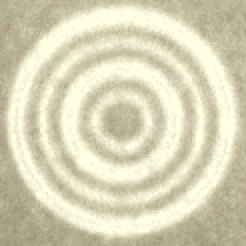
#> input picture historef/template/fiducial_mark.HnE_121.png, 123 x 123 px, given in place of sbcd-blue.png, which was not available (shown 2 times larger)
$ jupyter execute --allow-errors Automated_Georeferencing.ipynb   (text cells are left out)
#> lines starting #> are read from the running program, lines starting #| are printed output that depends on the picture; after the words box and inside, x2 and y2 are one past the last pixel; in counts of white or black regions, pixels touching at a corner belong together; pictures that were not available may be replaced by others from this repository, and a replacement may not be noted
[cell 1]
import sys
import numpy as np
from math import atan2, degrees, radians, cos, sin, sqrt

import cv2
import matplotlib.pyplot as plt
from scipy.spatial import KDTree
from scipy.spatial.distance import euclidean
from scipy.signal import find_peaks
from scipy.stats import gaussian_kde
from scipy.optimize import minimize_scalar, minimize
from scipy.ndimage import affine_transform

[cell 2]
def find_fiducial_marks(source_image_path, mark_path, output, th=0.999):
#> called with source_image_path = 'data/sbcd-blue.png', mark_path = 'data/fiducial_mark.sbcd.png', output = 'output/B08C.sbcds.sorted.out.png', th = 0.999
    im_source = cv2.imread(cv2.samples.findFile(source_image_path), cv2.IMREAD_COLOR)
#> im_source is the input picture: shape (123, 123, 3); mean B, G, R 184.5, 212.1, 217.2
    im_gray = cv2.cvtColor(im_source, cv2.COLOR_BGR2GRAY)
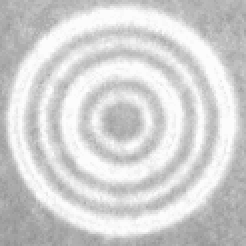
#> im_gray: shape (123, 123) (shown 2 times larger); min 146, max 252, mean 210.5
    im_mark = cv2.imread(cv2.samples.findFile(mark_path), cv2.IMREAD_COLOR)
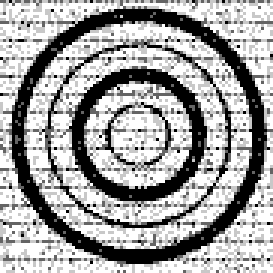
#> input picture historef/template/fiducial_mark.sbcd.png, 91 x 91 px, found by its file name (shown 3 times larger)
#> im_mark is the input picture: shape (91, 91, 3); min 0, max 255, mean 162.5
    im_mark_gray = cv2.cvtColor(im_mark, cv2.COLOR_BGR2GRAY)

    im = im_gray.copy()
    methods = [
        'cv2.TM_CCOEFF', 'cv2.TM_CCOEFF_NORMED', 'cv2.TM_CCORR',
        'cv2.TM_CCORR_NORMED', 'cv2.TM_SQDIFF', 'cv2.TM_SQDIFF_NORMED']
    method = eval(methods[1])

    res = cv2.matchTemplate(im, im_mark_gray, method)
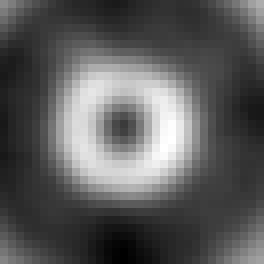
#> res: shape (33, 33) float32 (shown 8 times larger); min -0.159, max 0.121, mean -0.0582; drawn with min black and max white
    threshold = np.quantile(res, th)
#> threshold = 0.12
    res[res<threshold] = 0
    cv2.imwrite(output, 255*res)
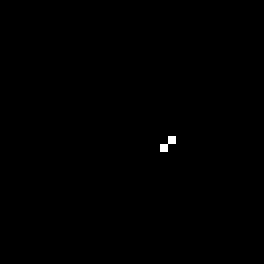
#> saved as B08C.sbcds.sorted.out.png: shape (33, 33) (shown 8 times larger); values 0 (black) and 31 (white), 0.18% white in thin lines or dots, all inside (x1, y1, x2, y2) = (20, 17, 22, 19)


def find_center(mark_path, **kargs):
#> called with mark_path = 'output/B08C.sbcds.sorted.out.png'
    im_circle_color = cv2.imread(cv2.samples.findFile(mark_path), cv2.IMREAD_COLOR)
    im_circle = cv2.cvtColor(im_circle_color, cv2.COLOR_BGR2GRAY)

    circles = cv2.HoughCircles(
        im_circle,cv2.HOUGH_GRADIENT,1,30,
        param1=kargs['param1'],param2=kargs['param2'],minRadius=kargs['minRadius'],maxRadius=kargs['maxRadius'])
#> circles = None
    print("circles.shape", circles.shape)
    return circles

[cell 3]
# sbcd
sbcdf = "data/sbcd-blue.png"
markf = "data/fiducial_mark.sbcd.png"
outf = "output/B08C.sbcds.sorted.out.png"

hnef = "data/hist_90.tif"
markf_hne = "data/fiducial_mark.HnE.png"
outf_hne = "output/hist.out.png"

find_fiducial_marks(sbcdf, markf, outf)
#> (the rest of this cell did not finish here and is left out)

[cell 4]
# [45 lines left out: functions construct_nearest_graph, calculate_bearing_length, calculate_bearing_angles, find_peak_bearings, not called in this run]


def bearing_difference(angle1, angle2):
    return min((angle1 - angle2) % 180, (angle2 - angle1) % 180)


# [28 lines left out: functions construct_grid_graph, plot_edges, not called in this run]

#> (a cell that did not finish here is left out)

#> (a cell that did not finish here is left out)

[cell 7]
# [24 lines left out: function find_grid_lengths, not called in this run]

#> (a cell that did not finish here is left out)

[cell 9]
def roundTo90(theta):
    """Round an angle to the nearest multiple of 90 degrees."""
    return round(theta / 90) * 90

# [13 lines left out: functions error_function_angle, find_optimal_rotation, not called in this run]

#> (a cell that did not finish here is left out)

[cell 11]
# [58 lines left out: functions transform_points_matrix, apply_transform_points, bbox, not called in this run]

def is_contained(box1, box2):
    # Check if box1 is contained within box2
    return box1[0] >= box2[0] and box1[1] >= box2[1] and box1[2] <= box2[2] and box1[3] <= box2[3]

# [17 lines left out: function find_overlapping_transform, not called in this run]

#> (a cell that did not finish here is left out)

[cell 13]
# [48 lines left out: functions stretch_contrast, find_best_transform, not called in this run]

[cell 14]
sbcdf = "data/sbcd.png"
histf = "data/hist_90.tif"
sbcd_red = cv2.imread(sbcdf, cv2.IMREAD_UNCHANGED)[:,:,2]
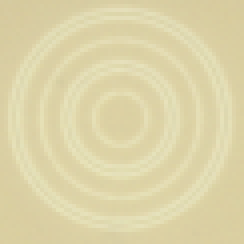
#> input picture historef/template/fiducial_mark.HnE_61.png, 61 x 61 px, given in place of sbcd.png, which was not available (shown 4 times larger)
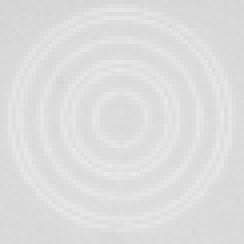
#> sbcd_red: shape (61, 61) (shown 4 times larger); min 213, max 232, mean 221.5
hist_red = 255 - cv2.imread(histf, cv2.IMREAD_UNCHANGED)[:,:,2]  # inverse color
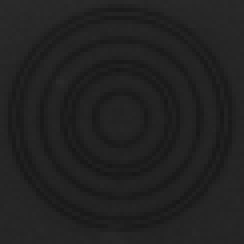
#> hist_red: shape (61, 61) (shown 4 times larger); min 23, max 42, mean 33.5
